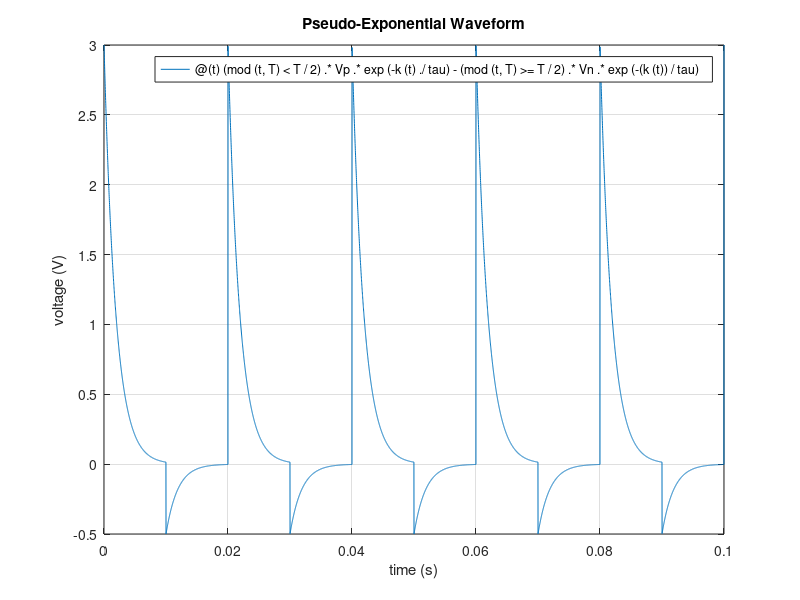
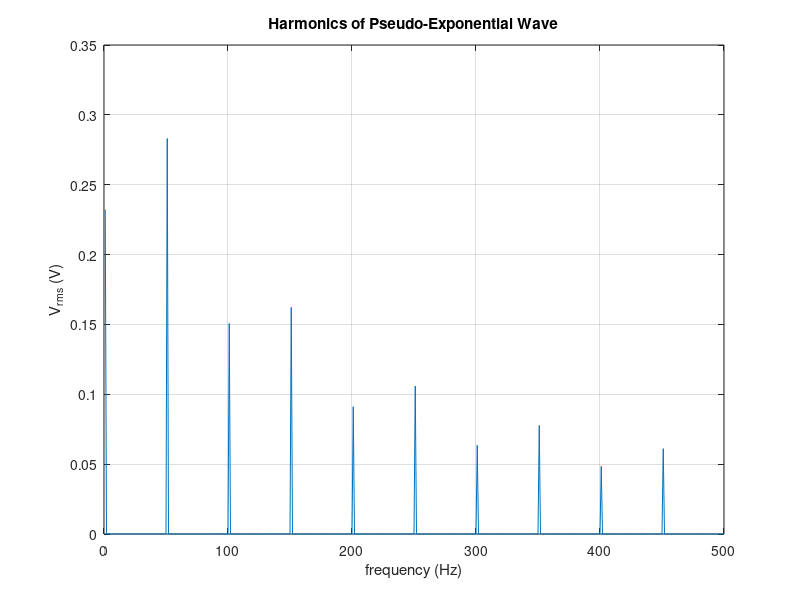

Recreate these plots in MATLAB, in order.
Vp = 3;             % positive voltage peak
Vn = 0.5;           % negative voltage peak
tau = 1.866*10^-3;  % RC time constant
T = 1/50;           % period of offset square wave

k = @(t) t - T/2*floor(t/(T/2)); %resets t for the decay every T/2

% equation for exponential wave
V = @(t) (mod(t,T) < T/2).*Vp.*exp(-k(t)./tau) - (mod(t,T) >= T/2).*Vn.*exp(-(k(t))/tau);

% plot exponential wave
figure
fplot(V,[0, 0.1])
grid on
title('Pseudo-Exponential Waveform')
ylabel('voltage (V)')
xlabel('time (s)')


% generate data for FFT
n = 100000;
t = linspace(0,1,n);
Vt = V(t);

% take FFT
ffV = fft(Vt);

% plot FFT of the waveform
figure
plot(abs(ffV(1:500))/n);
grid on
title('Harmonics of Pseudo-Exponential Wave')
xlabel('frequency (Hz)')
ylabel('V_{rms} (V)')

